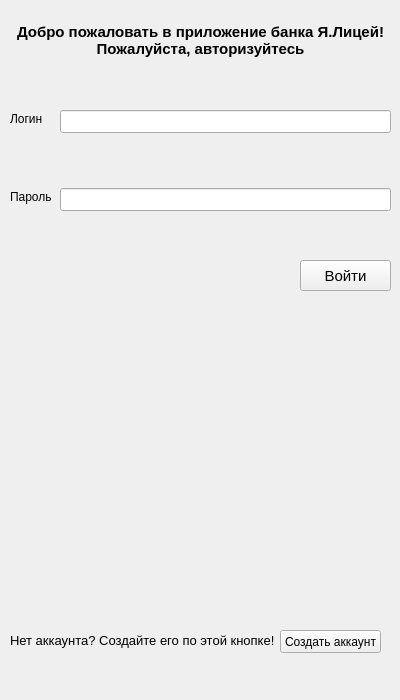
<?xml version="1.0" encoding="UTF-8"?>
<ui version="4.0">
 <class>MainWindow</class>
 <widget class="QMainWindow" name="MainWindow">
  <property name="geometry">
   <rect>
    <x>0</x>
    <y>0</y>
    <width>400</width>
    <height>700</height>
   </rect>
  </property>
  <property name="sizePolicy">
   <sizepolicy hsizetype="Fixed" vsizetype="Fixed">
    <horstretch>0</horstretch>
    <verstretch>0</verstretch>
   </sizepolicy>
  </property>
  <property name="windowTitle">
   <string>Авторизация</string>
  </property>
  <property name="windowIcon">
   <iconset>
    <normaloff>../pictures/Yandex_icon.svg.png</normaloff>../pictures/Yandex_icon.svg.png</iconset>
  </property>
  <property name="documentMode">
   <bool>false</bool>
  </property>
  <property name="tabShape">
   <enum>QTabWidget::Rounded</enum>
  </property>
  <widget class="QWidget" name="centralwidget">
   <widget class="QLabel" name="welcome_label">
    <property name="geometry">
     <rect>
      <x>0</x>
      <y>0</y>
      <width>401</width>
      <height>81</height>
     </rect>
    </property>
    <property name="font">
     <font>
      <family>Arial</family>
      <pointsize>11</pointsize>
      <weight>75</weight>
      <bold>true</bold>
     </font>
    </property>
    <property name="text">
     <string>Добро пожаловать в приложение банка Я.Лицей!
Пожалуйста, авторизуйтесь</string>
    </property>
    <property name="alignment">
     <set>Qt::AlignCenter</set>
    </property>
   </widget>
   <widget class="QWidget" name="verticalLayoutWidget">
    <property name="geometry">
     <rect>
      <x>10</x>
      <y>80</y>
      <width>46</width>
      <height>161</height>
     </rect>
    </property>
    <layout class="QVBoxLayout" name="verticalLayout">
     <property name="spacing">
      <number>0</number>
     </property>
     <property name="leftMargin">
      <number>0</number>
     </property>
     <property name="topMargin">
      <number>0</number>
     </property>
     <property name="rightMargin">
      <number>0</number>
     </property>
     <property name="bottomMargin">
      <number>5</number>
     </property>
     <item>
      <widget class="QLabel" name="login_label">
       <property name="font">
        <font>
         <family>Arial</family>
         <pointsize>9</pointsize>
        </font>
       </property>
       <property name="text">
        <string>Логин</string>
       </property>
      </widget>
     </item>
     <item>
      <widget class="QLabel" name="password_label">
       <property name="font">
        <font>
         <family>Arial</family>
         <pointsize>9</pointsize>
        </font>
       </property>
       <property name="text">
        <string>Пароль</string>
       </property>
      </widget>
     </item>
    </layout>
   </widget>
   <widget class="QWidget" name="verticalLayoutWidget_2">
    <property name="geometry">
     <rect>
      <x>60</x>
      <y>80</y>
      <width>331</width>
      <height>161</height>
     </rect>
    </property>
    <layout class="QVBoxLayout" name="verticalLayout_2" stretch="0,0">
     <property name="spacing">
      <number>25</number>
     </property>
     <property name="leftMargin">
      <number>0</number>
     </property>
     <property name="topMargin">
      <number>0</number>
     </property>
     <property name="rightMargin">
      <number>0</number>
     </property>
     <property name="bottomMargin">
      <number>0</number>
     </property>
     <item>
      <widget class="QLineEdit" name="login_edit">
       <property name="font">
        <font>
         <family>Arial</family>
         <pointsize>10</pointsize>
        </font>
       </property>
       <property name="text">
        <string/>
       </property>
      </widget>
     </item>
     <item>
      <widget class="QLineEdit" name="password_edit">
       <property name="font">
        <font>
         <family>Arial</family>
         <pointsize>10</pointsize>
        </font>
       </property>
       <property name="text">
        <string/>
       </property>
      </widget>
     </item>
    </layout>
   </widget>
   <widget class="QLabel" name="create_account_label">
    <property name="geometry">
     <rect>
      <x>10</x>
      <y>630</y>
      <width>271</width>
      <height>21</height>
     </rect>
    </property>
    <property name="font">
     <font>
      <family>Arial</family>
      <pointsize>10</pointsize>
     </font>
    </property>
    <property name="text">
     <string>Нет аккаунта? Создайте его по этой кнопке!</string>
    </property>
   </widget>
   <widget class="QPushButton" name="registration_button">
    <property name="geometry">
     <rect>
      <x>280</x>
      <y>630</y>
      <width>101</width>
      <height>23</height>
     </rect>
    </property>
    <property name="font">
     <font>
      <family>Arial</family>
     </font>
    </property>
    <property name="text">
     <string>Создать аккаунт</string>
    </property>
   </widget>
   <widget class="QPushButton" name="authorize_button">
    <property name="geometry">
     <rect>
      <x>300</x>
      <y>260</y>
      <width>91</width>
      <height>31</height>
     </rect>
    </property>
    <property name="font">
     <font>
      <family>Arial</family>
      <pointsize>11</pointsize>
     </font>
    </property>
    <property name="text">
     <string>Войти</string>
    </property>
   </widget>
   <widget class="QLabel" name="image_label">
    <property name="geometry">
     <rect>
      <x>-20</x>
      <y>390</y>
      <width>521</width>
      <height>81</height>
     </rect>
    </property>
    <property name="text">
     <string/>
    </property>
   </widget>
  </widget>
  <widget class="QMenuBar" name="menubar">
   <property name="geometry">
    <rect>
     <x>0</x>
     <y>0</y>
     <width>400</width>
     <height>21</height>
    </rect>
   </property>
  </widget>
 </widget>
 <resources/>
 <connections/>
</ui>
